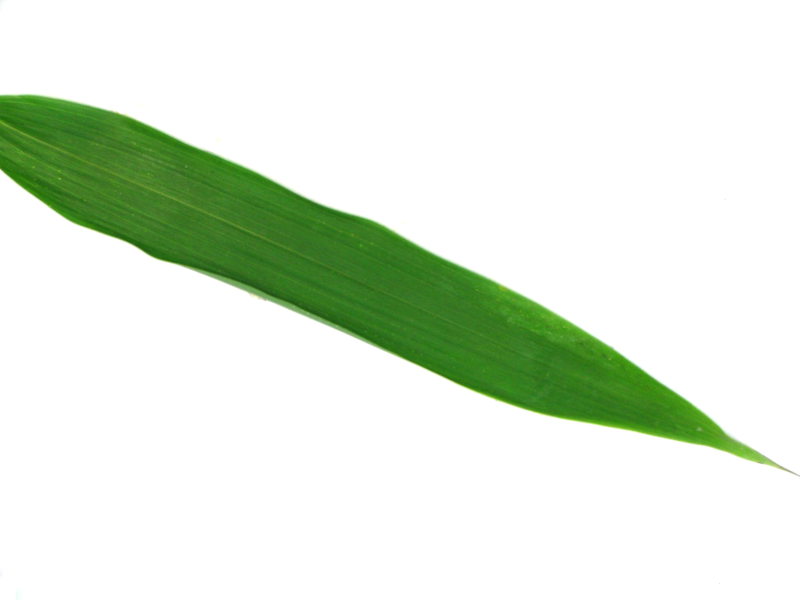
//> input picture LeavesSelection/1034.jpg, 1600 x 1200 px (shown at 1/2 size)
$ ./leafDescriptorOneLeaf   (built with g++ and OpenCV 4)
//> lines starting //> are read from the running program, lines starting //| are printed output that depends on the picture; after the words box and inside, x2 and y2 are one past the last pixel; in counts of white or black regions, pixels touching at a corner belong together
#include <cv.h>
#include <highgui.h>
#include <opencv2/opencv.hpp>
//#include <opencv2/tracking.hpp>
#include <iostream>
#include <vector>
#include <math.h>
#include <fstream>


#define PI 3.14159265

using namespace cv;
using namespace std;

//calcula a quantidade pixels que pertence a folha em si
int calcAreaLeaf(Mat input){
    int total = 0;
    for(int i = 0; i < input.rows;i++){
        for(int j = 0; j < input.cols;j++){
            if((int)input.at<uchar>(i,j)>0){
                total++;
            }
        }
    }
    return total;
}

double getTemplateP(cv::Mat img,cv::Point p){
    double mediaR = 0;
         mediaR = (img.at<double>(p.x+99,p.y+99)-img.at<double>(p.x+99,p.y-1)-(img.at<double>(p.x-1,p.y+99)+
         img.at<double>(p.x-1,p.y-1)))/10000;
    return mediaR;

}

double getTemplate1(cv::Mat img,cv::Point p, int tam){
    double mediaR1 = 0,mediaR2 = 0;
         mediaR1 = (img.at<double>(p.x+(tam -1),p.y+1)-img.at<double>(p.x+(tam -1),p.y)-img.at<double>(p.x-1,p.y+1)+
         img.at<double>(p.x-1,p.y))/tam;
         //cout <<" Media 1 template 1 "<<mediaR1<<"\n";

         mediaR2 = (img.at<double>(p.x+(tam -1),p.y)-img.at<double>(p.x+(tam -1),p.y-1)-img.at<double>(p.x-1,p.y)+
         img.at<double>(p.x-1,p.y-1))/tam;
        // cout <<" Media 2 template 2 "<<mediaR2<<"\n";
    return mediaR1 - mediaR2;

}

double getTemplate2(cv::Mat img,cv::Point p,int tam){
    double mediaR1 = 0,mediaR2 = 0;
         mediaR1 = (img.at<double>(p.x,p.y+(tam -1))-img.at<double>(p.x-1,p.y+(tam -1))-img.at<double>(p.x,p.y-1)+
         img.at<double>(p.x-1,p.y-1))/tam;

         mediaR2 = (img.at<double>(p.x+1,p.y+(tam -1))-img.at<double>(p.x,p.y+(tam -1))-img.at<double>(p.x+1,p.y-1)+
         img.at<double>(p.x,p.y-1))/tam;
    return mediaR1 - mediaR2;
}

double getTemplate3(cv::Mat img,cv::Point p, int tam){
    double mediaR1 = 0,mediaR2 = 0;

         mediaR1 = (img.at<double>(p.x+tam-1,p.y+tam-1)-img.at<double>(p.x+(tam -2),p.y+tam)-
         img.at<double>(p.x-1,p.y-1)+img.at<double>(p.x-2,p.y))/(2*tam); // Branco

         mediaR2 = (img.at<double>(p.x+tam,p.y+tam-2)-img.at<double>(p.x+tam-1,p.y+tam-1)-img.at<double>(p.x,p.y-2)+
         img.at<double>(p.x-1,p.y-1))/(2*tam); // Preto

    return mediaR1 - mediaR2;
}

double getTemplate4(cv::Mat img,cv::Point p, int tam){
    double mediaR1 = 0,mediaR2 = 0;

            mediaR1 = (img.at<double>(p.x+tam,p.y)-img.at<double>(p.x+tam-1,p.y-1)-
            img.at<double>(p.x,p.y+tam)+img.at<double>(p.x-1,p.y+tam-1))/(2*tam); // Branco

            mediaR2 = (img.at<double>(p.x+tam+1,p.y+1)-img.at<double>(p.x+tam,p.y)-img.at<double>(p.x+1,p.y+tam+1)+
            img.at<double>(p.x,p.y+tam))/(2*tam); // Preto

    return mediaR1 - mediaR2;
}

void calcTemplate1(cv::Mat imgInt, cv::Mat& out){
int contV = 0, contE = 0, qtd = 0;
bool sem1 = false;
int fator = 0, jfinal = 0, ifinal = 0, tam = 3;
double dist = 0;
//std::vector< vector<Point> > vec;

       for(int j = 1; j < imgInt.cols - 2; j++){
         /*   if(j > jfinal){
               fator = 0;
           } */
         for(int i = 1; i < imgInt.rows - tam; i++){
      // [6 lines of commented-out code are left out]
         if ((getTemplate1(imgInt,Point(i,j),tam)) > 200){
        //qtd++;
        out.at<uchar>(i,j) = 255;
        i += tam;
         }
     }
 }
}

void calcTemplate2(cv::Mat imgInt, Mat& out){
int contV = 0, qtd = 0;
bool sem1 = false;
int fator = 0, jfinal = 0, ifinal = 0, tam = 3;
double dist = 0;
std::vector< vector<Point> > vec;

 for(int i = 1; i < imgInt.rows - 2; i++){
     // [4 lines of commented-out code are left out]
     for(int j = 1; j < imgInt.cols - tam; j++){

         // [6 lines of commented-out code are left out]
         if ((getTemplate2(imgInt,Point(i,j),tam)) > 200){
    //qtd++;
    out.at<uchar>(i,j) = 255;
    j += tam;
     }
 }
 }
}

void calcTemplate3(cv::Mat imgInt, Mat& out){
int contV = 0, qtd = 0;
bool sem1 = false;
int fator = 0, jfinal = 0, ifinal = 0, tam = 3;
double dist = 0;
std::vector< vector<Point> > vec;

 int sent = 0, aux = 2;
   for(int j = imgInt.cols - 4; j >= 2; j--){
      sent = j;

      for(int i = aux; (i < imgInt.rows - 4) && (sent <= imgInt.cols -4); i++){

         if ((getTemplate3(imgInt,Point(i,sent),tam)) > 90){
            // saida.at<uchar>(i,sent) = 255;
             //qtd++;
             out.at<uchar>(i,sent) = 255;
             i +=tam;
             sent +=tam;
         }
         sent++;
     }
 }
}

void calcTemplate4(cv::Mat imgInt, Mat& out){
int contV = 0, qtd = 0;
bool sem1 = false;
int fator = 0, jfinal = 0, ifinal = 0, aux = 6, sent = 0, tam = 3;
double dist = 0;
std::vector< vector<Point> > vec;

 for(int j = 2; j < imgInt.cols - 4; j++){
     sem1 = false;
     sent = j;

     for(int i = aux; (i < imgInt.rows - 4) && (sent >= 2); i++){

   if ((getTemplate4(imgInt,Point(i,sent),tam)) > 90){

             i += tam;
             sent -=tam;
             //saida.at<uchar>(i,sent) = 255;
             //qtd++;
             out.at<uchar>(i,sent) = 255;
         }
         sent--;
     }
}
}

Mat getVenation(string path){
//> called with path = "./LeavesSelection/1034.jpg"
int total1 = 0, total2 = 0, total3 = 0, total4 = 0;
double media = 0,var = 0, dp = 0,coef = 0;
int res = 0;
cv::Mat imgIntegral, imgInt2,imgInt45;
cv::Mat image = cv::imread(path);
//> image is the input picture: 1200 rows x 1600 cols, CV_8UC3; mean B, G, R 219.2, 234.2, 223.6
cv::Mat reduzida;
resize(image,reduzida,Size(),0.25,0.25,CV_INTER_AREA);
cv::Mat hsv_image, edge, edgeB;
 cvtColor( reduzida, hsv_image, CV_BGR2HSV );
//> hsv_image: 300 rows x 400 cols, CV_8UC3; mean H, S, V 8.9, 30.2, 234.2

 cv::Mat out (hsv_image.size(),CV_8UC1);
 std::vector<Mat> channels;
 split(hsv_image,channels);
 cv::Mat h = channels[0];
 cv::Mat v = channels[2];
 for(int i = 0; i < hsv_image.rows; i++){
     for(int j = 0; j < hsv_image.cols; j++){
         out.at<uchar>(i,j) = (((h.at<uchar>(i,j)+90)%360)/360+1-v.at<uchar>(i,j))/2;
     }
 }
 Canny( out, edge, 20, 40, 3);
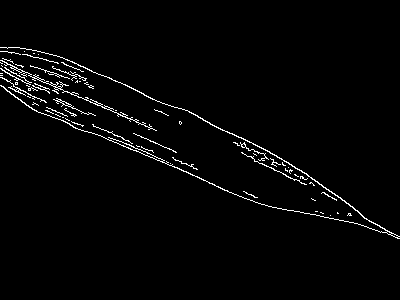
//> edge: 300 rows x 400 cols, CV_8UC1; 2.2% white in thin lines or dots, all inside (x1, y1, x2, y2) = (0, 47, 400, 239)

 int esq=edge.cols, dir=0, cima=edge.rows, baixo=0; // primeiro pixel diferente de 255.
//> esq = 400; cima = 300
 for (int l=0; l<edge.rows; l++)
    for (int c=0; c<edge.cols; c++) {
        if ((int)edge.at<uchar>(l,c)==255) {
        if (c<esq) esq=c;
        if (dir<c) dir=c;
        if (l<cima) cima=l;
        if (baixo<l) baixo=l;
        }
 }
//> this loop made 300 passes
//> (esq, dir, cima, baixo) on passes 1 to 3: (400, 0, 300, 0), (400, 0, 300, 0), (400, 0, 300, 0)
//> after the loop, esq = 0; dir = 399; cima = 47; baixo = 238
cv::Mat roi(edge, Rect(esq,cima,dir-esq+1,baixo-cima+1));
//> roi: 192 rows x 400 cols, CV_8UC1; 3.4% white in thin lines or dots

cv::Mat roiborda(out, Rect(esq,cima,dir-esq+1,baixo-cima+1));
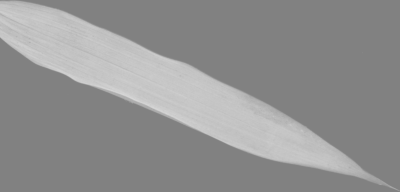
//> roiborda: 192 rows x 400 cols, CV_8UC1; min 129, max 215, mean 145.3
Canny( roiborda, edgeB, 100, 200, 3);
//> edgeB: 192 rows x 400 cols, CV_8UC1; 1.4% white in thin lines or dots
 for(int i = 0; i < roi.rows;i++){
      for(int j = 0; j < roi.cols; j++){
          if((int)edgeB.at<uchar>(i,j)== 255){
            roi.at<uchar>(i,j) = 0;
          }
      }
  }
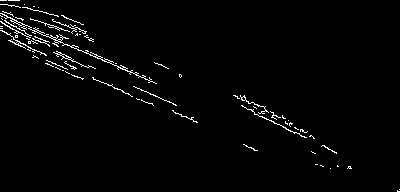
//> roi: 192 rows x 400 cols, CV_8UC1; 2% white in thin lines or dots
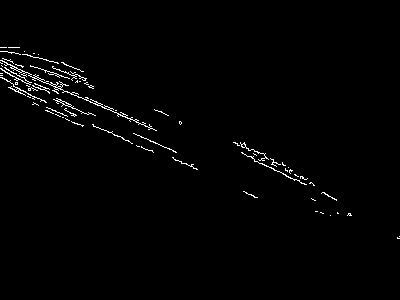
//> edge: 300 rows x 400 cols, CV_8UC1; 1.3% white in thin lines or dots, all inside (x1, y1, x2, y2) = (0, 47, 400, 239)
imwrite("ed03.png",roi);
integral(roi,imgIntegral,imgInt2,imgInt45,CV_64F);
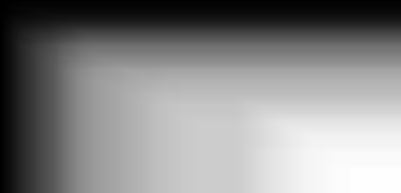
//> imgIntegral: 193 rows x 401 cols, CV_64FC1; min 0, max 396270, mean 210602.1; drawn with min black and max white
Mat saida = Mat::zeros(roi.rows,roi.cols,CV_8UC1);
//saida.create(roi.rows,roi.cols,CV_8UC1);
    //double distance = 0;
calcTemplate1(imgIntegral,saida);
//> after the loop in calcTemplate1, `for(int j = 1; j < imgInt.cols - 2; j++)`: out: 192 rows x 400 cols, CV_8UC1; 0.01% white in thin lines or dots, all inside (x1, y1, x2, y2) = (13, 36, 301, 131)
calcTemplate2(imgIntegral,saida);
//> after the loop in calcTemplate2, `for(int i = 1; i < imgInt.rows - 2; i++)`:
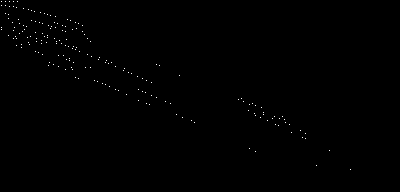
//> out: 192 rows x 400 cols, CV_8UC1; 0.24% white in thin lines or dots, all inside (x1, y1, x2, y2) = (1, 1, 351, 170)
calcTemplate3(imgInt45,saida);
//> after the loop in calcTemplate3, `for(int j = imgInt.cols - 4; j >= 2; j--)`:
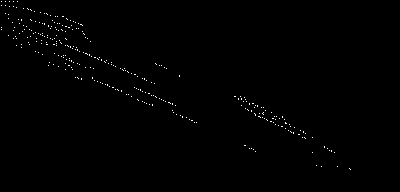
//> out: 192 rows x 400 cols, CV_8UC1; 0.5% white in thin lines or dots, all inside (x1, y1, x2, y2) = (1, 1, 351, 170)
//> after the loop in calcTemplate3, `for(int j = imgInt.cols - 4; j >= 2; j--)`: sent = 189
calcTemplate4(imgInt45,saida);
//> after the loop in calcTemplate4, `for(int j = 2; j < imgInt.cols - 4; j++)`: sent = 213

// [35 lines of commented-out code are left out]

return saida;
}

void splitLine(string l,string &num,int &tipo){
stringstream input(l);
input >> num;
input  >> tipo;
}

int main(int argc, char** argv)
{
int totalfolhas = 0, acertos = 0,fp = 0, fn = 0;

clock_t t1,t2,t3,t4;
t1=clock();
std::string path = "./LeavesSelection/1034.jpg";
std::string line, first;
int tipo;
std::ifstream myfile(path);
double media = 0,result = 0;
Mat output;

output = getVenation(path);
   // [11 lines of commented-out code are left out]

 t4 = clock();
 float diff3 = ((float)t4-(float)t1);
 float seconds3 = diff3 / CLOCKS_PER_SEC;
 cout << seconds3<<"\n";
 cout << "Tempo processamento " << seconds3<<"\n";

 // [6 lines of commented-out code are left out]

 imwrite("out03.png",output);
 //imwrite("saida.png",saida);

 //edge.convertTo(draw, CV_8UC1);

 String windowName = "Folha"; //Name of the window

 namedWindow(windowName,WINDOW_AUTOSIZE); // Create a window

 imshow(windowName, output); // Show our image inside the created window.
 //imshow(windowName, saida);

 waitKey(0); // Wait for any keystroke in the window

 destroyWindow(windowName); //destroy the created window */

 return 0;
}

$ run again, with LeavesSelection/1001.jpg copied over LeavesSelection/1034.jpg
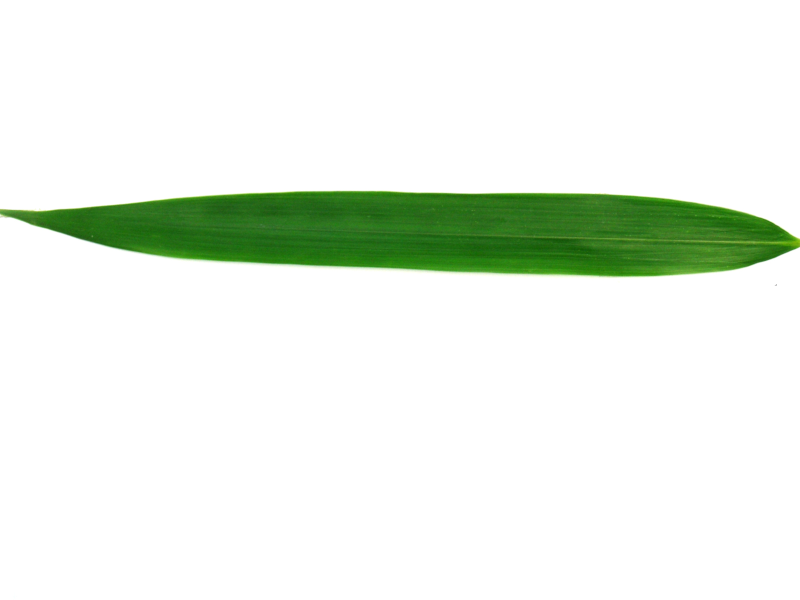
//> input picture LeavesSelection/1001.jpg, 1600 x 1200 px (shown at 1/2 size)
//> in getVenation, image is the input picture: 1200 rows x 1600 cols, CV_8UC3; mean B, G, R 230.8, 240.6, 233.1
//> hsv_image: 300 rows x 400 cols, CV_8UC3; mean H, S, V 6, 21, 240.6
//> in getVenation, `Canny( out, edge, 20, 40, 3);`:
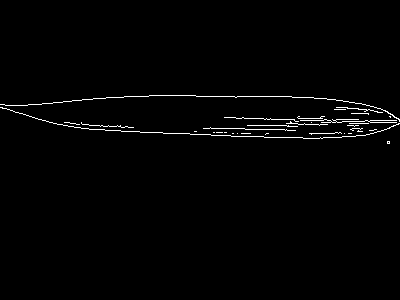
//> edge: 300 rows x 400 cols, CV_8UC1; 1.3% white in thin lines or dots, all inside (x1, y1, x2, y2) = (0, 95, 400, 144)
//> after the loop in getVenation, `for (int l=0; l<edge.rows; l++)`: esq = 0; dir = 399; cima = 95; baixo = 143
//> edgeB: 49 rows x 400 cols, CV_8UC1; 4.1% white in thin lines or dots, all inside (x1, y1, x2, y2) = (0, 1, 400, 44)
//> the loop in calcTemplate3, `for(int j = imgInt.cols - 4; j >= 2; j--)` made 396 passes
//> sent on passes 1 to 3: 398, 398, 398
//> after the loop in calcTemplate3, `for(int j = imgInt.cols - 4; j >= 2; j--)`: sent = 46
//> the loop in calcTemplate4, `for(int j = 2; j < imgInt.cols - 4; j++)` made 395 passes
//> sent on passes 1 to 3: 1, 1, 1
//> after the loop in calcTemplate4, `for(int j = 2; j < imgInt.cols - 4; j++)`:
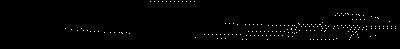
//> out: 49 rows x 400 cols, CV_8UC1; 1% white in thin lines or dots, all inside (x1, y1, x2, y2) = (65, 1, 396, 40)
//> after the loop in calcTemplate4, `for(int j = 2; j < imgInt.cols - 4; j++)`: sent = 356
